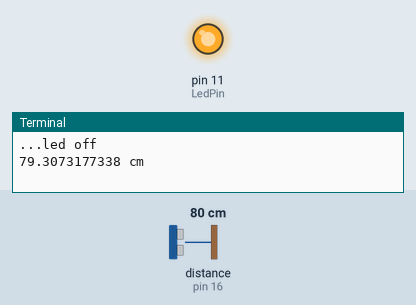
This program was run on a simulated Raspberry Pi (header pin numbers). Parts: output pins drawn as LEDs (lit = HIGH), the last lines printed to the terminal. Inputs (shaded band) come from the test bench; at power-on: distance to the obstacle (sensor on pin 16) 80 cm. The echo pulse lasts 58.3 µs per cm; the clock reads 2024-03-15 10:24:30 at power-on unless the program sets it; pins used as bus, display or sensor lines are not drawn.

Above: at 1.2 s.
1.3 s: distance to the obstacle (sensor on pin 16) set to 12 cm
2.8 s: distance to the obstacle (sensor on pin 16) set to 9 cm
At 4.2 s:
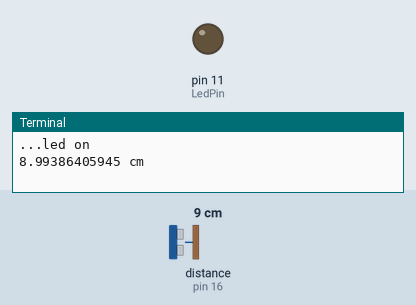
4.5 s: distance to the obstacle (sensor on pin 16) set to 18 cm
At 5.6 s:
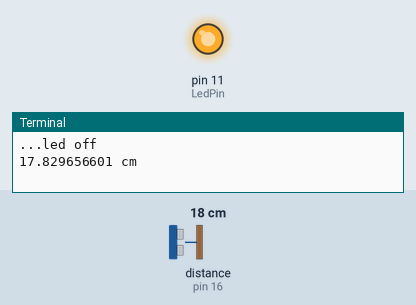
6.0 s: distance to the obstacle (sensor on pin 16) set to 2 cm
At 7.1 s:
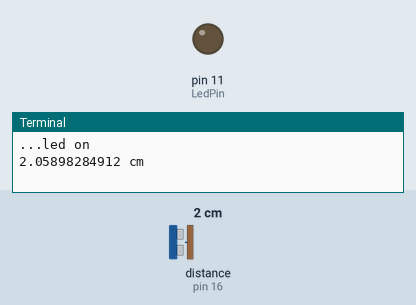
Timing chart, 0 to 8.5 s (numbered marks = the images above; inputs shaded):
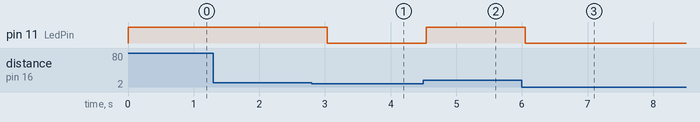

The program:

ultraLaser.py
```python
#!/usr/bin/env python
import RPi.GPIO as GPIO
import time
TRIG = 12
ECHO = 16
LedPin = 11
GPIO.setmode(GPIO.BOARD)
GPIO.setup(TRIG, GPIO.OUT)
GPIO.setup(ECHO, GPIO.IN)

def setup():
    	GPIO.setmode(GPIO.BOARD)
    	GPIO.setup(TRIG, GPIO.OUT)
    	GPIO.setup(ECHO, GPIO.IN)
	GPIO.setmode(GPIO.BOARD)       # Numbers GPIOs by physical location
	GPIO.setup(LedPin, GPIO.OUT)   # Set LedPin's mode is output
	GPIO.output(LedPin, GPIO.HIGH) # Set LedPin high(+3.3V) to off led
def distance():
	GPIO.output(TRIG, 0)
	time.sleep(0.000002)
	GPIO.output(TRIG, 1)
	time.sleep(0.00001)
	GPIO.output(TRIG, 0)
	time1 = 0
	time2 = 0
	while GPIO.input(ECHO) == 0:
		a = 0
		time1 = time.time()
	while GPIO.input(ECHO) == 1:
		a = 1
		time2 = time.time()
	during = time2 - time1
	during = during * 340 / 2 * 100
	if during <10:
		print '...led on'
		GPIO.output(LedPin, GPIO.LOW)  # led on
	else:
		print '...led off'
		GPIO.output(LedPin, GPIO.HIGH)  # led off
	return during

def loop():
	while True:
		dis = distance()
	    	print dis, 'cm'
	    	print ''
        	time.sleep(0.3)

def destroy():
	GPIO.cleanup()
	GPIO.output(LedPin, GPIO.LOW)

if __name__ == "__main__":
    setup()
    try:
        loop()
    except KeyboardInterrupt:
        destroy()
```

Measured:
- the behaviour switches between 11 and 10 cm on distance to the obstacle (sensor on pin 16) (found by bisection; images 0 and 1)
- after the input at 2.8 s, pin 11 (LedPin): HIGH → LOW after 0.24 s
- after the input at 4.5 s, pin 11 (LedPin): LOW → HIGH after 0.05 s
- after the input at 6.0 s, pin 11 (LedPin): HIGH → LOW after 0.05 s
